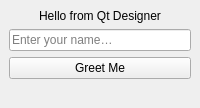
<?xml version="1.0" encoding="UTF-8"?>
<ui version="4.0">
 <class>MainWindow</class>
 <widget class="QMainWindow" name="MainWindow">
  <property name="windowTitle">
   <string>My PySide6 App</string>
  </property>
  <widget class="QWidget" name="centralwidget">
   <layout class="QVBoxLayout" name="verticalLayout">
    <item>
     <widget class="QLabel" name="lblTitle">
      <property name="text">
       <string>Hello from Qt Designer</string>
      </property>
      <property name="alignment">
       <set>Qt::AlignCenter</set>
      </property>
     </widget>
    </item>
    <item>
     <widget class="QLineEdit" name="txtName">
      <property name="placeholderText">
       <string>Enter your name…</string>
      </property>
     </widget>
    </item>
    <item>
     <widget class="QPushButton" name="btnGreet">
      <property name="text">
       <string>Greet Me</string>
      </property>
     </widget>
    </item>
    <item>
     <widget class="QLabel" name="lblResult">
      <property name="text">
       <string/>
      </property>
      <property name="alignment">
       <set>Qt::AlignCenter</set>
      </property>
     </widget>
    </item>
   </layout>
  </widget>
 </widget>
 <resources/>
 <connections/>
</ui>
